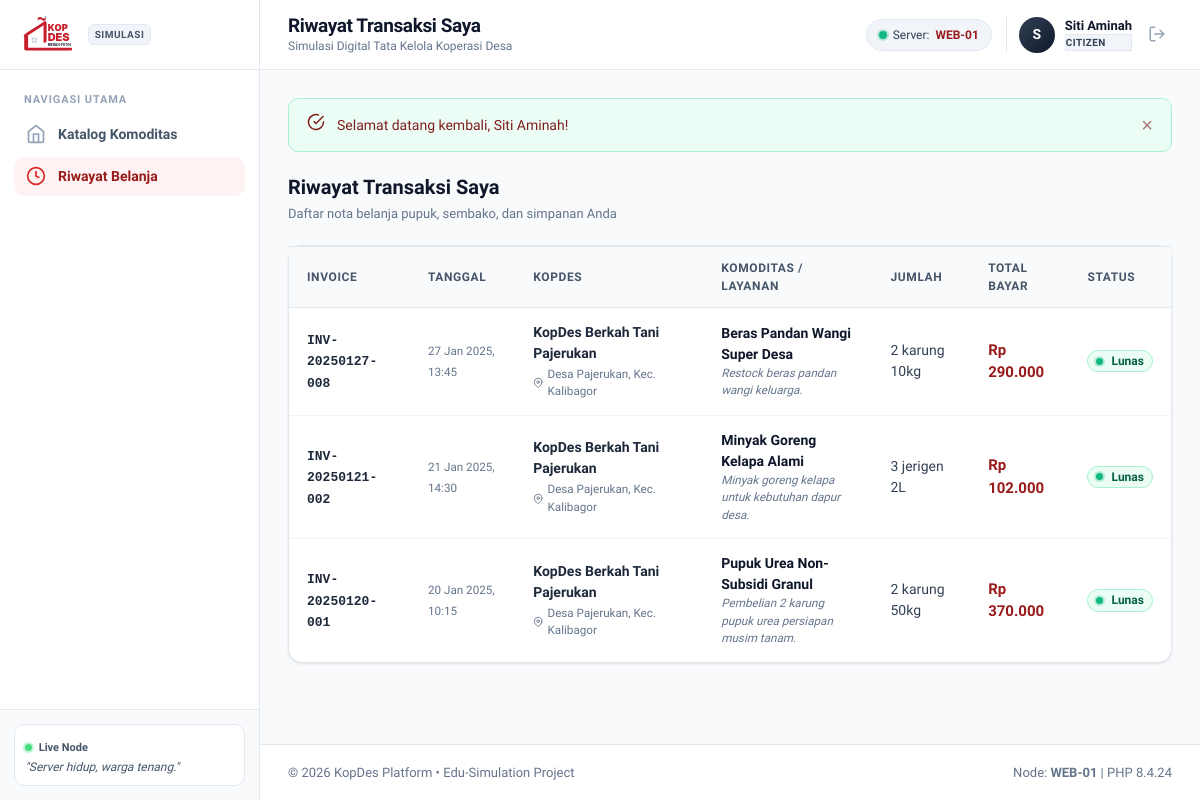
Screenshot of /index.php?page=transactions (signed in) with the database file from the repository.
### tables this page shows
CREATE TABLE `transactions` (
  `id` INT UNSIGNED NOT NULL AUTO_INCREMENT,
  `invoice_code` VARCHAR(50) NOT NULL UNIQUE,
  `kopdes_id` INT UNSIGNED NOT NULL,
  `user_id` INT UNSIGNED NOT NULL,
  `product_id` INT UNSIGNED NULL,
  `type` ENUM('purchase', 'savings', 'loan') NOT NULL DEFAULT 'purchase',
  `quantity` INT NOT NULL DEFAULT 1,
  `total_amount` DECIMAL(12, 2) NOT NULL DEFAULT 0.00,
  `status` ENUM('completed', 'pending', 'cancelled') NOT NULL DEFAULT 'completed',
  `notes` VARCHAR(255) NULL,
  `transaction_date` TIMESTAMP NOT NULL DEFAULT CURRENT_TIMESTAMP,
  PRIMARY KEY (`id`),
  INDEX `idx_tx_invoice` (`invoice_code`),
  INDEX `idx_tx_kopdes` (`kopdes_id`),
  INDEX `idx_tx_user` (`user_id`),
  INDEX `idx_tx_product` (`product_id`),
  INDEX `idx_tx_date` (`transaction_date`),
  CONSTRAINT `fk_tx_kopdes`
    FOREIGN KEY (`kopdes_id`) REFERENCES `kopdes` (`id`)
    ON DELETE CASCADE ON UPDATE CASCADE,
  CONSTRAINT `fk_tx_user`
    FOREIGN KEY (`user_id`) REFERENCES `users` (`id`)
    ON DELETE CASCADE ON UPDATE CASCADE,
  CONSTRAINT `fk_tx_product`
    FOREIGN KEY (`product_id`) REFERENCES `products` (`id`)
    ON DELETE SET NULL ON UPDATE CASCADE
);

CREATE TABLE `kopdes` (
  `id` INT UNSIGNED NOT NULL AUTO_INCREMENT,
  `name` VARCHAR(150) NOT NULL,
  `location` VARCHAR(150) NOT NULL,
  `village_name` VARCHAR(100) NULL,
  `district_name` VARCHAR(100) NULL,
  `regency_name` VARCHAR(100) NULL,
  `province_name` VARCHAR(100) NULL,
  `latitude` DECIMAL(10, 8) NULL,
  `longitude` DECIMAL(11, 8) NULL,
  `description` TEXT NULL,
  `manager_id` INT UNSIGNED NULL,
  `status` ENUM('active', 'inactive') NOT NULL DEFAULT 'active',
  `created_at` TIMESTAMP NOT NULL DEFAULT CURRENT_TIMESTAMP,
  `updated_at` TIMESTAMP NOT NULL DEFAULT CURRENT_TIMESTAMP ON UPDATE CURRENT_TIMESTAMP,
  PRIMARY KEY (`id`),
  UNIQUE KEY `idx_unique_kopdes_manager` (`manager_id`),
  INDEX `idx_kopdes_status` (`status`),
  INDEX `idx_kopdes_coords` (`latitude`, `longitude`),
  CONSTRAINT `fk_kopdes_manager`
    FOREIGN KEY (`manager_id`) REFERENCES `users` (`id`)
    ON DELETE SET NULL ON UPDATE CASCADE
);

CREATE TABLE `products` (
  `id` INT UNSIGNED NOT NULL AUTO_INCREMENT,
  `kopdes_id` INT UNSIGNED NOT NULL,
  `name` VARCHAR(150) NOT NULL,
  `sku` VARCHAR(50) NULL,
  `category` VARCHAR(60) NOT NULL DEFAULT 'Umum',
  `price` DECIMAL(12, 2) NOT NULL DEFAULT 0.00,
  `stock` INT NOT NULL DEFAULT 0,
  `unit` VARCHAR(30) NOT NULL DEFAULT 'pcs',
  `status` ENUM('available', 'out_of_stock', 'archived') NOT NULL DEFAULT 'available',
  `created_at` TIMESTAMP NOT NULL DEFAULT CURRENT_TIMESTAMP,
  `updated_at` TIMESTAMP NOT NULL DEFAULT CURRENT_TIMESTAMP ON UPDATE CURRENT_TIMESTAMP,
  PRIMARY KEY (`id`),
  INDEX `idx_products_kopdes` (`kopdes_id`),
  INDEX `idx_products_category` (`category`),
  INDEX `idx_products_status` (`status`),
  CONSTRAINT `fk_products_kopdes`
    FOREIGN KEY (`kopdes_id`) REFERENCES `kopdes` (`id`)
    ON DELETE CASCADE ON UPDATE CASCADE
);

### includes/env.php (called while the page is built, shortened)
<?php
if (!function_exists('env')) {
    function env(string $key, mixed $default = null): mixed {
        $val = getenv($key);
        if ($val === 'false' || $val === '(false)') return false;
        return $val;
    }
}

### config/database.php (called while the page is built, shortened)
<?php
require_once __DIR__ . '/../includes/env.php';
class Database {
    private static ?PDO $instance = null;
    public static function getConnection(): ?PDO {
        $connection = env('DB_CONNECTION', 'mysql');
        try {
            if ($connection === 'sqlite') {
                $dbFile = env('DB_DATABASE', 'database/kopdes.sqlite');
                if (!str_starts_with($dbFile, '/') && !preg_match('/^[a-zA-Z]:[\\\\\/]/', $dbFile)) {
                    $dbFile = __DIR__ . '/../' . ltrim($dbFile, '/\\');
                }
                $dsn = "sqlite:" . $dbFile;
                $pdo = new PDO($dsn);
                $pdo->setAttribute(PDO::ATTR_ERRMODE, PDO::ERRMODE_EXCEPTION);
                $pdo->setAttribute(PDO::ATTR_DEFAULT_FETCH_MODE, PDO::FETCH_ASSOC);
                $pdo->exec("PRAGMA foreign_keys = ON;");
            } else {
                $host = env('DB_HOST', '127.0.0.1');
                $port = env('DB_PORT', '3306');
                $dbname = env('DB_NAME', 'kopdes');
                $user = env('DB_USER', 'root');
                $pass = env('DB_PASS', '');
                $dsn = "mysql:host={$host};port={$port};dbname={$dbname};charset=utf8mb4";
                $options = [
                    PDO::ATTR_ERRMODE => PDO::ERRMODE_EXCEPTION,
                    PDO::ATTR_DEFAULT_FETCH_MODE => PDO::FETCH_ASSOC,
                    PDO::ATTR_EMULATE_PREPARES => false,
                    PDO::MYSQL_ATTR_INIT_COMMAND => "SET NAMES utf8mb4 COLLATE utf8mb4_unicode_ci"
                ];
                $pdo = new PDO($dsn, $user, $pass, $options);
            }
            self::$instance = $pdo;
            return self::$instance;
        } catch (PDOException $e) {
            self::$lastError = $e->getMessage();
            return null;
        }
    }
}

### includes/helpers.php (called while the page is built, shortened)
<?php
if (!function_exists('e')) {
    function e(?string $value): string {
        return htmlspecialchars((string)($value ?? ''), ENT_QUOTES | ENT_SUBSTITUTE, 'UTF-8');
    }
}
if (!function_exists('format_rupiah')) {
    function format_rupiah(float|int|string $number): string {
        $clean = (float)$number;
        return 'Rp ' . number_format($clean, 0, ',', '.');
    }
}
if (!function_exists('format_date')) {
    function format_date(?string $datetime, string $format = 'd M Y, H:i'): string {
        $time = strtotime($datetime);
        return $time ? date($format, $time) : $datetime;
    }
}

### includes/auth.php (called while the page is built, shortened)
<?php
require_once __DIR__ . '/../config/database.php';
require_once __DIR__ . '/helpers.php';
if (!function_exists('is_logged_in')) {
    function is_logged_in(): bool {
        return !empty($_SESSION['user_id']) && !empty($_SESSION['user_role']);
    }
}
if (!function_exists('current_user')) {
    function current_user(): ?array {
        return $_SESSION['user_data'] ?? [
            'id' => $_SESSION['user_id'],
            'name' => $_SESSION['user_name'] ?? 'User',
            'email' => $_SESSION['user_email'] ?? '',
            'role' => $_SESSION['user_role'] ?? 'CITIZEN',
        ];
    }
}

### pages/manager/transactions.php (the view, shortened to what this page needs)
<?php
require_once __DIR__ . '/../../config/database.php';
require_once __DIR__ . '/../../includes/auth.php';
require_once __DIR__ . '/../../includes/helpers.php';
$user = current_user();
$pdo = Database::getConnection();
$pageTitle = ($user['role'] === 'CITIZEN') ? 'Riwayat Transaksi Saya' : 'Transaksi & Kasir Koperasi';
$sql = "
    SELECT t.*,
           u.name AS citizen_name,
           u.email AS citizen_email,
           p.name AS product_name,
           p.price AS product_price,
           p.unit AS product_unit,
           k.name AS kopdes_name,
           k.location AS kopdes_location
    FROM transactions t
    JOIN users u ON t.user_id = u.id
    LEFT JOIN products p ON t.product_id = p.id
    JOIN kopdes k ON t.kopdes_id = k.id
    WHERE 1=1
";
$params = [];
if ($user['role'] === 'CITIZEN') {
    $sql .= " AND t.user_id = ?";
    $params[] = $user['id'];
} elseif ($user['role'] === 'MANAGER') {
    $kopdes = get_manager_kopdes($user['id']);
    $kopdesId = $kopdes['id'] ?? 0;
    $sql .= " AND t.kopdes_id = ?";
    $params[] = $kopdesId;
}
$sql .= " ORDER BY t.transaction_date DESC";
$stmt = $pdo->prepare($sql);
$stmt->execute($params);
$transactions = $stmt->fetchAll();
$managerKopdes = null;
require __DIR__ . '/../../includes/layout/header.php';
?>
<div style="display:flex;justify-content:space-between;align-items:center;margin-bottom:20px;flex-wrap:wrap;gap:12px;">
    <div>
        <h2 style="font-size:1.25rem;font-weight:800;color:var(--slate-900);">
            <?= e($pageTitle) ?>
        </h2>
        <span style="font-size:0.8125rem;color:var(--slate-500);">
            <?= $user['role'] === 'CITIZEN' ? 'Daftar nota belanja pupuk, sembako, dan simpanan Anda' : 'Pencatatan kasir dan transaksi penjualan komoditas' ?>
        </span>
    </div>
</div>
<div class="card">
    <div class="table-responsive">
        <table class="data-table">
            <thead>
                <tr>
                    <th>Invoice</th>
                    <th>Tanggal</th>
                    <th>KopDes</th>
                    <th>Komoditas / Layanan</th>
                    <th>Jumlah</th>
                    <th>Total Bayar</th>
                    <th>Status</th>
                </tr>
            </thead>
            <tbody>
                <?php if (empty($transactions)): ?>
                    <tr>
                        <td colspan="<?= $user['role'] !== 'CITIZEN' ? 8 : 7 ?>">
                            <div class="empty-state">
                                <div class="empty-icon-wrap" style="color:var(--color-primary);"><?= ui_icon('receipt', '', 48) ?></div>
                                <div class="empty-title">Belum ada riwayat transaksi</div>
                                <div class="empty-desc">
                                    <?= $user['role'] === 'CITIZEN' ? 'Anda belum melakukan pembelian. Silakan jelajahi katalog KopDes untuk memesan produk.' : 'Belum ada transaksi tercatat pada unit ini.' ?>
                                </div>
                                <?php if ($user['role'] === 'CITIZEN'): ?>
                                    <a href="index.php?page=citizen-dashboard" class="btn btn-primary btn-sm">Lihat Katalog KopDes</a>
                                <?php elseif ($user['role'] === 'MANAGER' && $managerKopdes): ?>
                                    <button type="button" class="btn btn-primary btn-sm" onclick="openNewTxModal()">+ Catat Transaksi</button>
                                <?php endif; ?>
                            </div>
                        </td>
                    </tr>
                <?php else: ?>
                    <?php foreach ($transactions as $t): ?>
                        <tr>
                            <td><code style="font-size:0.8125rem;font-weight:700;color:var(--slate-800);"><?= e($t['invoice_code']) ?></code></td>
                            <td><small style="color:var(--slate-500);"><?= format_date($t['transaction_date']) ?></small></td>
                            <td>
                                <strong style="color:var(--slate-800);"><?= e($t['kopdes_name']) ?></strong>
                                <small style="display:inline-flex;align-items:center;gap:4px;color:var(--slate-500);margin-top:2px;">
                                    <?= ui_icon('location', '', 12) ?> <span><?= e($t['kopdes_location']) ?></span>
                                </small>
                            </td>
                            <td>
                                <strong style="color:var(--slate-900);"><?= e($t['product_name'] ?? 'Transaksi Umum') ?></strong>
                                <?php if (!empty($t['notes'])): ?>
                                    <small style="display:block;color:var(--slate-500);font-style:italic;"><?= e($t['notes']) ?></small>
                                <?php endif; ?>
                            </td>
                            <td>
                                <?= number_format((int)$t['quantity']) ?> <?= e($t['product_unit'] ?? 'unit') ?>
                            </td>
                            <td>
                                <strong style="color:var(--primary-800);font-size:0.9375rem;"><?= format_rupiah($t['total_amount']) ?></strong>
                            </td>
                            <td>
                                <?php if ($t['status'] === 'completed'): ?>
                                    <span class="badge badge-completed"><span class="badge-dot badge-dot-success"></span>Lunas</span>
                                <?php elseif ($t['status'] === 'pending'): ?>
                                    <span class="badge badge-pending"><span class="badge-dot badge-dot-warning"></span>Pending</span>
                                <?php else: ?>
                                    <span class="badge badge-inactive"><span class="badge-dot badge-dot-danger"></span><?= e($t['status']) ?></span>
                                <?php endif; ?>
                            </td>
                        </tr>
                    <?php endforeach; ?>
                <?php endif; ?>
            </tbody>
        </table>
    </div>
</div>
<?php require __DIR__ . '/../../includes/layout/footer.php'; ?>

### includes/icons.php (shortened to what this page needs)
<?php
if (!function_exists('ui_icon')) {
    function ui_icon(string $name, string $class = '', int $size = 24): string {
        $extraAttr = '';
        $attrs = 'width="' . $size . '" height="' . $size . '"' . $extraAttr . ' viewBox="0 0 24 24" fill="none" stroke="currentColor" stroke-width="2" stroke-linecap="round" stroke-linejoin="round"';
        return match ($name) {
            'clock', 'time', 'history' => <<<SVG
<svg {$attrs}>
    <circle cx="12" cy="12" r="10"></circle>
    <polyline points="12 6 12 12 16 14"></polyline>
</svg>
SVG,
            'kopdes', 'store' => <<<SVG
<svg {$attrs}>
    <path d="M3 9l9-7 9 7v11a2 2 0 0 1-2 2H5a2 2 0 0 1-2-2z"></path>
    <polyline points="9 22 9 12 15 12 15 22"></polyline>
</svg>
SVG,
            'manager', 'user-tie' => <<<SVG
<svg {$attrs}>
    <path d="M20 21v-2a4 4 0 0 0-4-4H8a4 4 0 0 0-4 4v2"></path>
    <circle cx="12" cy="7" r="4"></circle>
</svg>
SVG,
            'citizens', 'users' => <<<SVG
<svg {$attrs}>
    <path d="M17 21v-2a4 4 0 0 0-4-4H5a4 4 0 0 0-4 4v2"></path>
    <circle cx="9" cy="7" r="4"></circle>
    <path d="M23 21v-2a4 4 0 0 0-3-3.87"></path>
    <path d="M16 3.13a4 4 0 0 1 0 7.75"></path>
</svg>
SVG,
            'transaksi', 'wallet', 'money' => <<<SVG
<svg {$attrs}>
    <rect x="2" y="6" width="20" height="12" rx="2"></rect>
    <circle cx="12" cy="12" r="2"></circle>
    <path d="M6 12h.01M18 12h.01"></path>
</svg>
SVG,
            'package', 'box' => <<<SVG
<svg {$attrs}>
    <line x1="16.5" y1="9.4" x2="7.5" y2="4.21"></line>
    <path d="M21 16V8a2 2 0 0 0-1-1.73l-7-4a2 2 0 0 0-2 0l-7 4A2 2 0 0 0 3 8v8a2 2 0 0 0 1 1.73l7 4a2 2 0 0 0 2 0l7-4A2 2 0 0 0 21 16z"></path>
    <polyline points="3.27 6.96 12 12.01 20.73 6.96"></polyline>
    <line x1="12" y1="22.08" x2="12" y2="12"></line>
</svg>
SVG,
            'chart', 'analytics' => <<<SVG
<svg {$attrs}>
SVG,
            'location', 'pin' => <<<SVG
<svg {$attrs}>
SVG,
            'phone' => <<<SVG
<svg {$attrs}>
SVG,
            'receipt', 'invoice' => <<<SVG
<svg {$attrs}>
SVG,
            'check', 'success' => <<<SVG
<svg {$attrs}>
SVG,
            'search' => <<<SVG
<svg {$attrs}>
SVG,
            'celebration', 'party' => <<<SVG
<svg {$attrs}>
SVG,
            'handshake' => <<<SVG
<svg {$attrs}>
SVG,
            'server' => <<<SVG
<svg {$attrs}>
SVG,
            'database' => <<<SVG
<svg {$attrs}>
SVG,
            'cpu' => <<<SVG
<svg {$attrs}>
SVG,
            'user' => <<<SVG
<svg {$attrs}>
SVG,
            'building', 'city' => <<<SVG
<svg {$attrs}>
SVG,
            'waves', 'sea' => <<<SVG
<svg {$attrs}>
SVG,
            'island', 'compass' => <<<SVG
<svg {$attrs}>
SVG,
            'mouse' => <<<SVG
<svg {$attrs}>
SVG,
            'trophy' => <<<SVG
<svg {$attrs}>
SVG,
            default => <<<SVG
<svg {$attrs}>
SVG,
        };
    }
}

### rows the page displays
transactions: invoice_code "INV-20250127-008", transaction_date "27 Jan 2025, 13:45", kopdes.name "KopDes Berkah Tani Pajerukan", kopdes.location "Desa Pajerukan, Kec. Kalibagor", product.name "Beras Pandan Wangi Super Desa", notes "Restock beras pandan wangi keluarga.", quantity "2", product.unit "karung 10kg", total_amount "Rp 290.000", status "completed" (drawn)
transactions: invoice_code "INV-20250121-002", transaction_date "21 Jan 2025, 14:30", kopdes.name "KopDes Berkah Tani Pajerukan", kopdes.location "Desa Pajerukan, Kec. Kalibagor", product.name "Minyak Goreng Kelapa Alami", notes "Minyak goreng kelapa untuk kebutuhan dapur desa.", quantity "3", product.unit "jerigen 2L", total_amount "Rp 102.000", status "completed" (drawn)
transactions: invoice_code "INV-20250120-001", transaction_date "20 Jan 2025, 10:15", kopdes.name "KopDes Berkah Tani Pajerukan", kopdes.location "Desa Pajerukan, Kec. Kalibagor", product.name "Pupuk Urea Non-Subsidi Granul", notes "Pembelian 2 karung pupuk urea persiapan musim tanam.", quantity "2", product.unit "karung 50kg", total_amount "Rp 370.000", status "completed" (drawn)

### other values shown
$pageTitle "Riwayat Transaksi Saya"
$nodeInfo['node_name'] "WEB-01"
substr($user['name'] ?? 'U', 0, 1) "S"
$user['name'] "Siti Aminah"
$user['role'] "CITIZEN"
$flashSuccess "Selamat datang kembali, Siti Aminah!"
get_active_node_info()['node_name'] "WEB-01"
PHP_VERSION "8.4.24"
